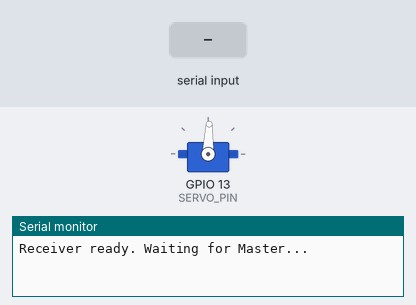
Bench run of a sketch on a simulated ESP32. On the bench: servo, the last lines printed to the serial monitor. Inputs (shaded band) come from the test bench. Nothing arrives over Bluetooth unless stated; servo pulses on a pin are drawn as a servo (544–2400 µs = 0–180°).

Above: at 1.2 s.
1.3 s: "30,150\n" received over the second serial link
At 2.1 s:
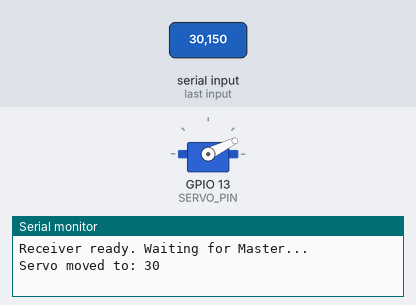
2.8 s: "5\n" received over the second serial link
At 3.2 s:
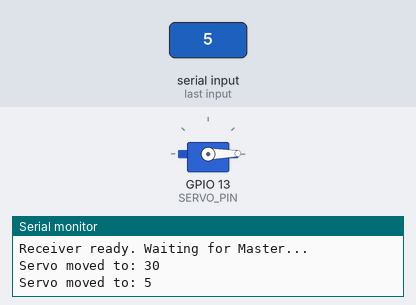
4.3 s: "90,45\n" received over the second serial link
At 5.6 s:
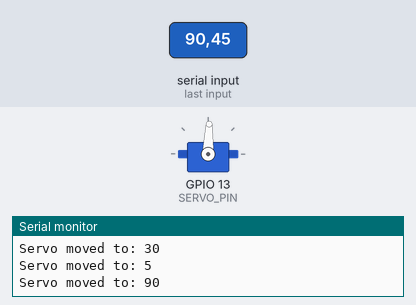
Timing chart, 0 to 7.3 s (numbered marks = the images above; inputs shaded):
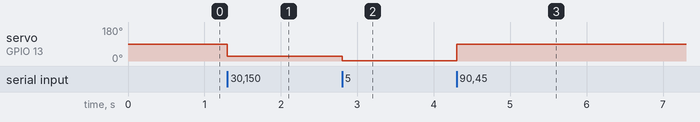

Measured:
- after the input at 1.3 s, servo on GPIO 13 (SERVO_PIN): 88° → 26° at once
- after the input at 2.8 s, servo on GPIO 13 (SERVO_PIN): 26° → 1° at once
- after the input at 4.3 s, servo on GPIO 13 (SERVO_PIN): 1° → 88° at once

The sketch:

Slave_ESP32.ino
```cpp
#include "BluetoothSerial.h"

#define SERVO_PIN 13
#define SERVO_CHANNEL 0
#define SERVO_FREQ 50
#define SERVO_RES 16

BluetoothSerial SerialBT;

int currentAngle = 90;

void setup() {
  Serial.begin(115200);
  SerialBT.begin("ESP32_ServoReceiver");
  Serial.println("Receiver ready. Waiting for Master...");

  ledcSetup(SERVO_CHANNEL, SERVO_FREQ, SERVO_RES);
  ledcAttachPin(SERVO_PIN, SERVO_CHANNEL);

  writeServo(currentAngle);
}

void loop() {
  if (SerialBT.available()) {
    String input = SerialBT.readStringUntil('\n');
    input.trim();
    if (input.length() > 0) {
      int angle = input.toInt();
      if (angle >= 0 && angle <= 180) {
        currentAngle = angle;
        writeServo(currentAngle);
        Serial.print("Servo moved to: ");
        Serial.println(currentAngle);
      }
    }
  }
}

void writeServo(int angle) {
  int minUs = 500;   // pulse for 0°
  int maxUs = 2400;  // pulse for 180°
  int us = map(angle, 0, 180, minUs, maxUs);
  int duty = (int)((us / 20000.0) * 65535); // para 50Hz
  ledcWrite(SERVO_CHANNEL, duty);
}
```
